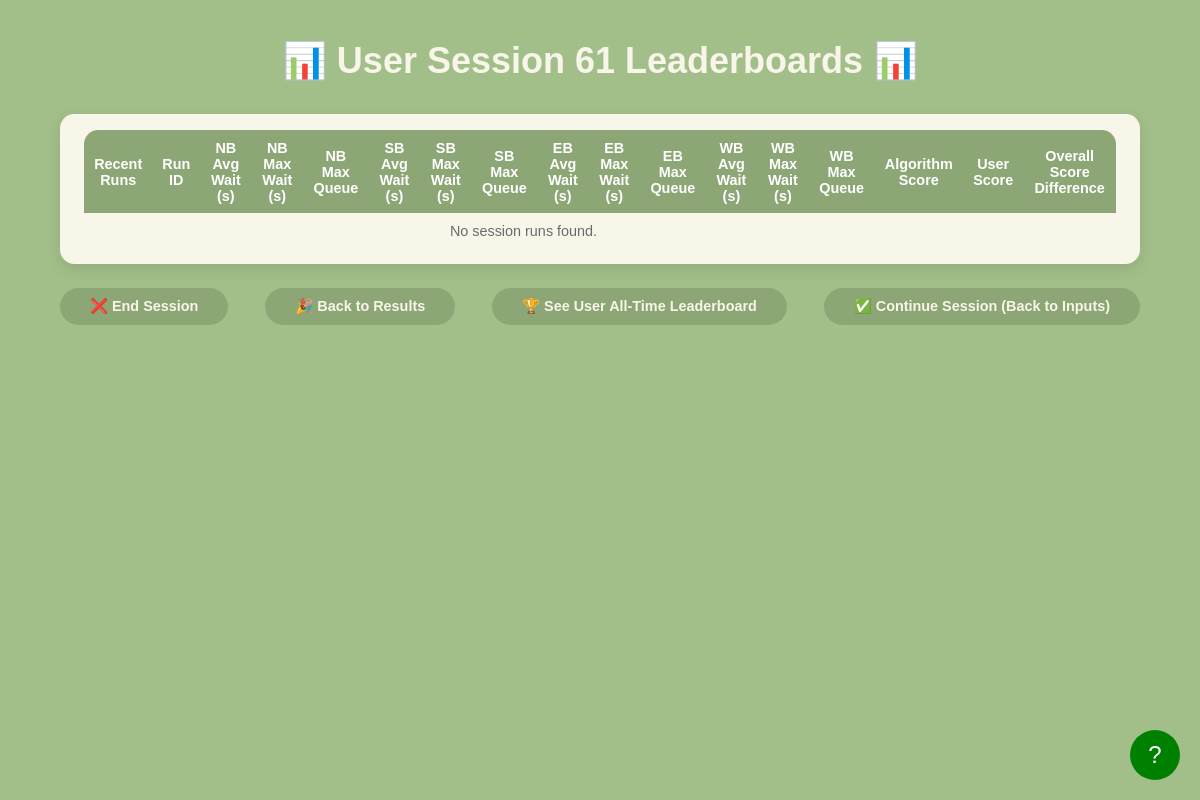
The page /session_leaderboard?session_id=61 on the database as committed earlier.
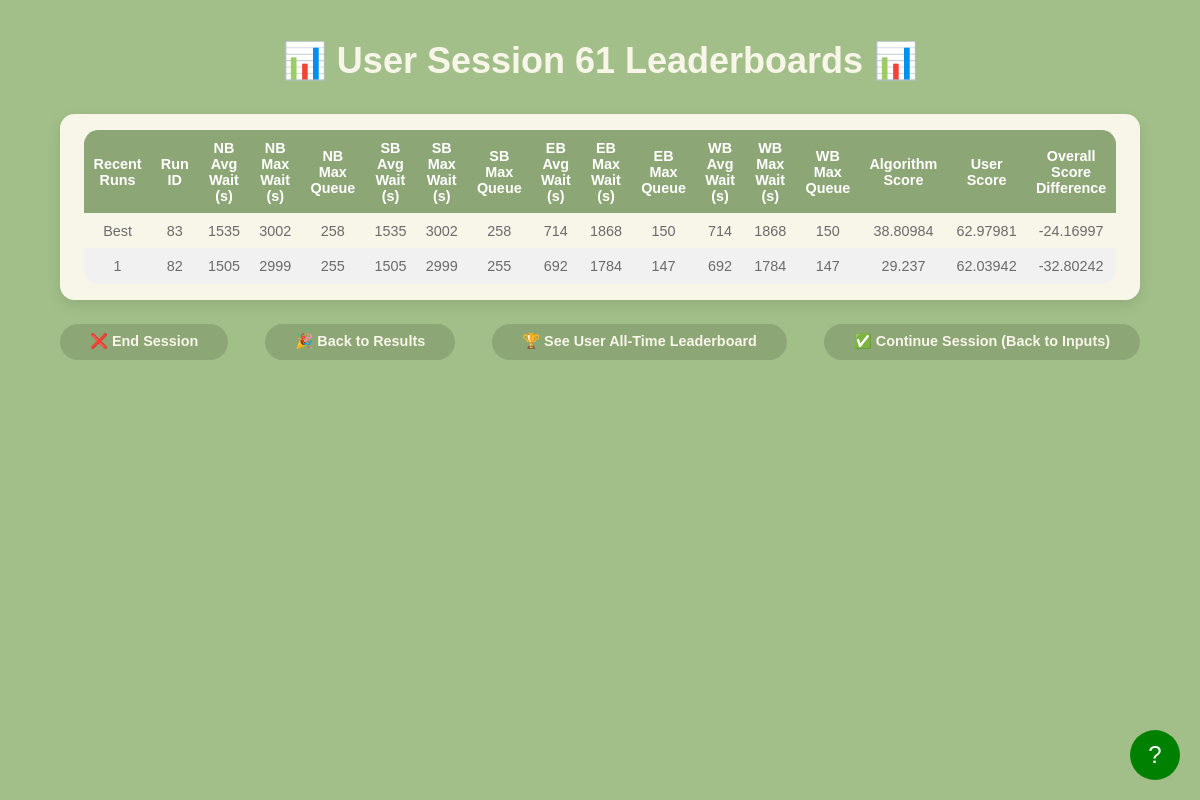
The same page on the database as committed later.
### models.py (models this page shows, shortened)
class LeaderboardResult(db.Model):
    __tablename__ = 'leaderboard_results'
    id = db.Column(db.Integer, primary_key=True, autoincrement=True)
    run_id = db.Column(db.Integer, db.ForeignKey('configurations.run_id'), nullable=False)
    session_id = db.Column(db.Integer, db.ForeignKey('sessions.id'), nullable=False)
    avg_wait_time_north = db.Column(db.Float, nullable=False)
    max_wait_time_north = db.Column(db.Float, nullable=False)
    max_queue_length_north = db.Column(db.Integer, nullable=False)
    avg_wait_time_south = db.Column(db.Float, nullable=False)
    max_wait_time_south = db.Column(db.Float, nullable=False)
    max_queue_length_south = db.Column(db.Integer, nullable=False)
    avg_wait_time_east = db.Column(db.Float, nullable=False)
    max_wait_time_east = db.Column(db.Float, nullable=False)
    max_queue_length_east = db.Column(db.Integer, nullable=False)
    avg_wait_time_west = db.Column(db.Float, nullable=False)
    max_wait_time_west = db.Column(db.Float, nullable=False)
    max_queue_length_west = db.Column(db.Integer, nullable=False)

### app.py (the view)
@app.route('/session_leaderboard')
def session_leaderboard_page():
    session_id = request.args.get('session_id', type=int)
    if not session_id:
        active_session = Session.query.filter_by(active=True).order_by(Session.id.desc()).first()
        session_id = active_session.id if active_session else None
    runs = get_recent_runs_with_scores(session_id) if session_id else []
    print(get_all_time_best_configurations())
    return render_template('session_leaderboard.html', runs=runs, session_id=session_id)

### templates/session_leaderboard.html (shortened to what this page needs)
<!DOCTYPE html>
<html lang="en">
<head>
    <link rel="stylesheet" href="{{ url_for('static', filename='css/session_leaderboard.css') }}">
</head>
<body>
    <div class="header">
        <h1>📊 User Session {{ session_id }} Leaderboards 📊</h1>
    </div>
    <div class="leaderboard-container">
        <table>
            <thead>
                <tr>
                    <th>Recent Runs</th>
                    <th>Run ID</th>
                    <th>NB Avg Wait (s)</th>
                    <th>NB Max Wait (s)</th>
                    <th>NB Max Queue</th>
                    <th>SB Avg Wait (s)</th>
                    <th>SB Max Wait (s)</th>
                    <th>SB Max Queue</th>
                    <th>EB Avg Wait (s)</th>
                    <th>EB Max Wait (s)</th>
                    <th>EB Max Queue</th>
                    <th>WB Avg Wait (s)</th>
                    <th>WB Max Wait (s)</th>
                    <th>WB Max Queue</th>
                    <th>Algorithm Score</th>
                    <th>User Score</th>
                    <th>Overall Score Difference</th>
                </tr>
            </thead>
            <tbody>
                {% if runs and runs|length > 0 %}
                    {% for run in runs %}
                    <tr onclick="handleRowClick(this)">
                        <td>
                            {% if loop.first %}
                                Best
                            {% else %}
                                {{ loop.index0 }}
                            {% endif %}
                        </td>
                        <td>{{ run.run_id }}</td>
                        <td>{{ run.nb_avg_wait|round|int }}</td>
                        <td>{{ run.nb_max_wait|round|int }}</td>
                        <td>{{ run.nb_max_queue|round|int }}</td>
                        <td>{{ run.sb_avg_wait|round|int }}</td>
                        <td>{{ run.sb_max_wait|round|int }}</td>
                        <td>{{ run.sb_max_queue|round|int }}</td>
                        <td>{{ run.eb_avg_wait|round|int }}</td>
                        <td>{{ run.eb_max_wait|round|int }}</td>
                        <td>{{ run.eb_max_queue|round|int }}</td>
                        <td>{{ run.wb_avg_wait|round|int }}</td>
                        <td>{{ run.wb_max_wait|round|int }}</td>
                        <td>{{ run.wb_max_queue|round|int }}</td>
                        <td>{{ run.algorithm_score|round(5) }}</td>
                        <td>{{ run.user_score|round(5) }}</td>
                        <td>{{ run.score|round(5) }}</td>
                    </tr>
                    {% endfor %}
                {% else %}
                    <tr>
                        <td colspan="15">No session runs found.</td>
                    </tr>
                {% endif %}
            </tbody>
        </table>
    </div>
    <div class="nav-container">
        <a class="nav-button" id="endBtn" href="/index">❌ End Session</a>
        <a class="res-button" id="results" href="/back_to_results">🎉 Back to Results</a>
        <a href="/leaderboards">🏆 See User All-Time Leaderboard</a>
        <a class="nav-button" id="backBtn" href="/parameters">✅ Continue Session (Back to Inputs)</a>
    </div>
    <div id="tutorial-button">?</div>
</body>
</html>

Rows that differ between the two databases and show on the page:
added LeaderboardResult: shows "Best", run_id "83", nb_avg_wait "1535", nb_max_wait "3002", nb_max_queue "258", sb_avg_wait "1535", sb_max_wait "3002", sb_max_queue "258", eb_avg_wait "714", eb_max_wait "1868", eb_max_queue "150", wb_avg_wait "714", wb_max_wait "1868", wb_max_queue "150", algorithm_score "38.80984", user_score "62.97981", score "-24.16997"
added LeaderboardResult: run_id "82", nb_avg_wait "1505", nb_max_wait "2999", nb_max_queue "255", sb_avg_wait "1505", sb_max_wait "2999", sb_max_queue "255", eb_avg_wait "692", eb_max_wait "1784", eb_max_queue "147", wb_avg_wait "692", wb_max_wait "1784", wb_max_queue "147", algorithm_score "29.237", user_score "62.03942", score "-32.80242"
Other text that changed with them:
text no longer shown: "No session runs found."
